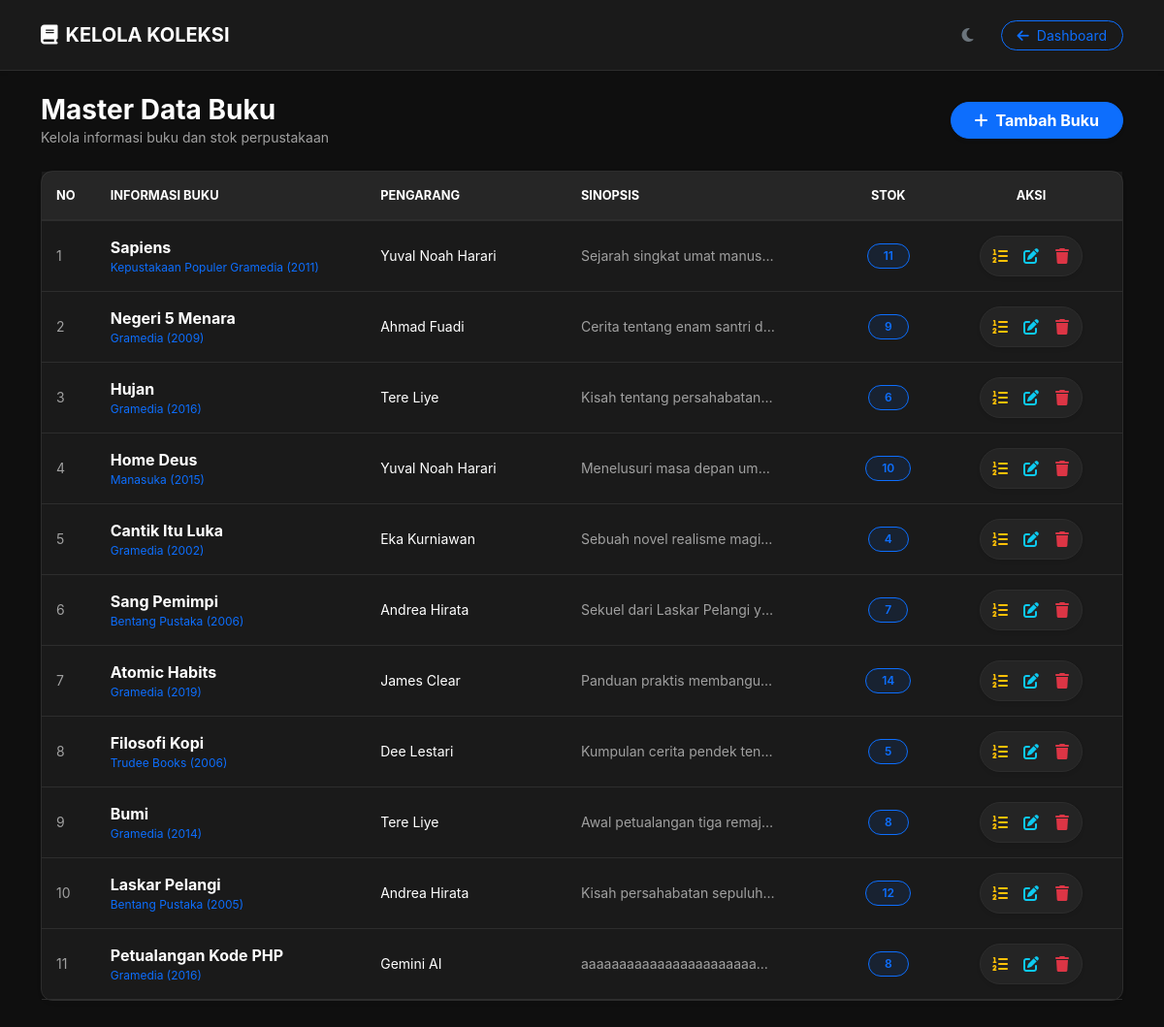
Page /admin/buku.php (signed in) on the committed database.
### tables this page shows
CREATE TABLE `buku` (
  `id` int(11) NOT NULL,
  `judul` varchar(255) NOT NULL,
  `pengarang` varchar(255) NOT NULL,
  `penerbit` varchar(255) DEFAULT NULL,
  `tahun_terbit` year(4) DEFAULT NULL,
  `sinopsis` varchar(1500) NOT NULL,
  `isbn` varchar(50) DEFAULT NULL,
  `stok` int(11) DEFAULT 0
);

### admin/buku.php (the view, shortened to what this page needs)
<?php
include "../config/koneksi.php";
?>
<!DOCTYPE html>
<html lang="id">
<head>
    <link href="https://cdn.jsdelivr.net/npm/bootstrap@5.3.2/dist/css/bootstrap.min.css" rel="stylesheet">
    <link href="https://cdnjs.cloudflare.com/ajax/libs/font-awesome/6.4.2/css/all.min.css" rel="stylesheet">
    <link rel="stylesheet" href="../assets/style.css">
</head>
<body>
<nav class="navbar navbar-expand-lg shadow-sm mb-4">
    <div class="container">
        <span class="navbar-brand fw-bold text-primary"><i class="fas fa-book me-2"></i>KELOLA KOLEKSI</span>
        <div class="ms-auto d-flex align-items-center">
            <button id="theme-toggle" class="btn btn-outline-secondary border-0 rounded-circle me-3">
                <i id="theme-icon" class="fas fa-moon"></i>
            </button>
            <a href="dashboard.php" class="btn btn-outline-primary btn-sm rounded-pill px-3">
                <i class="fas fa-arrow-left me-1"></i> Dashboard
            </a>
        </div>
    </div>
</nav>
<div class="container pb-5">
    <div class="d-flex justify-content-between align-items-center mb-4">
        <div>
            <h3 class="fw-bold mb-0">Master Data Buku</h3>
            <p class="text-secondary small mb-0">Kelola informasi buku dan stok perpustakaan</p>
        </div>
        <button type="button" class="btn btn-primary rounded-pill px-4 shadow-sm fw-bold" data-bs-toggle="modal" data-bs-target="#modalTambah">
            <i class="fas fa-plus me-2"></i>Tambah Buku
        </button>
    </div>
    <div class="card shadow-sm border-0">
        <div class="table-responsive">
            <table class="table table-hover align-middle mb-0">
                <thead>
                    <tr>
                        <th class="px-4 py-3" width="5%">NO</th>
                        <th width="25%">INFORMASI BUKU</th>
                        <th>PENGARANG</th>
                        <th width="25%">SINOPSIS</th>
                        <th class="text-center">STOK</th>
                        <th class="text-center">AKSI</th>
                    </tr>
                </thead>
                <tbody>
                    <?php
                    $no=1;
                    $data = mysqli_query($conn,"SELECT * FROM buku ORDER BY id DESC");
                    while($d = mysqli_fetch_assoc($data)):
                    ?>
                    <tr>
                        <td class="px-4 text-muted small"><?= $no++ ?></td>
                        <td>
                            <div class="fw-bold"><?= htmlspecialchars($d['judul']) ?></div>
                            <div class="text-primary small" style="font-size: 0.75rem;"><?= htmlspecialchars($d['penerbit']) ?> (<?= $d['tahun_terbit'] ?>)</div>
                        </td>
                        <td class="small"><?= htmlspecialchars($d['pengarang']) ?></td>
                        <td>
                            <div class="text-secondary small text-truncate" style="max-width: 200px;">
                                <?= htmlspecialchars($d['sinopsis'] ?: 'Tidak ada sinopsis.') ?>
                            </div>
                        </td>
                        <td class="text-center">
                            <span class="badge rounded-pill stok-badge px-3">
                                <?= $d['stok'] ?>
                            </span>
                        </td>
                        <td class="text-center">
                            <div class="btn-action-group shadow-sm">
                                <a href="isi_buku.php?id_buku=<?= $d['id'] ?>" class="btn-action" title="Isi Buku">
                                    <i class="fas fa-list-ol text-warning"></i>
                                </a>
                                <a href="edit_buku.php?id=<?= $d['id'] ?>" class="btn-action" title="Edit">
                                    <i class="fas fa-edit text-info"></i>
                                </a>
                                <a href="?hapus=<?= $d['id'] ?>" class="btn-action" onclick="return confirm('Hapus buku ini?')" title="Hapus">
                                    <i class="fas fa-trash text-danger"></i>
                                </a>
                            </div>
                        </td>
                    </tr>
                    <?php endwhile; ?>
                </tbody>
            </table>
        </div>
    </div>
</div>
</body>
</html>

### assets/style.css (style rules this page uses)
:root { --bg-body: #0f0f0f; --bg-card: #1a1a1a; --bg-input: #242424; --text-main: #ffffff; --text-muted: #a0a0a0; --border-color: #2d2d2d; --nav-bg: #1a1a1a; --primary-blue: #0d6efd; --accent-shadow: rgba(0, 0, 0, 0.5); }
body { background-color: var(--bg-body) !important; color: var(--text-main) !important; font-family: 'Inter', 'Segoe UI', Roboto, sans-serif; transition: background 0.4s cubic-bezier(0.4, 0, 0.2, 1), color 0.4s cubic-bezier(0.4, 0, 0.2, 1); margin: 0; overflow-x: hidden; }
h1, h2, h3, h4, h5, h6, .fw-bold { color: var(--text-main) !important; }
.card, .book-card, .stat-card, .bg-dark-card { background-color: var(--bg-card) !important; border: 1px solid var(--border-color) !important; color: var(--text-main) !important; border-radius: 12px; transition: transform 0.3s ease, box-shadow 0.3s ease, background 0.4s, border 0.4s; }
.navbar { background-color: var(--nav-bg) !important; border-bottom: 1px solid var(--border-color) !important; padding: 1rem 1.5rem; }
.table, .table-responsive, .table > :not(caption) > * > *, .table-hover tbody tr:hover > * { background-color: transparent !important; color: var(--text-main) !important; box-shadow: none !important; }
.table thead th { background-color: rgba(255, 255, 255, 0.05) !important; border-bottom: 2px solid var(--border-color) !important; color: var(--text-main) !important; text-transform: uppercase; font-size: 0.8rem; padding: 15px !important; }
.table tbody td { border-bottom: 1px solid var(--border-color) !important; padding: 15px !important; }
.table .text-muted, .table .text-secondary { color: var(--text-muted) !important; }
.text-secondary { color: var(--text-muted) !important; }
.badge { padding: 0.5em 0.8em; border-radius: 6px; }
#theme-toggle { cursor: pointer; transition: transform 0.3s ease; }

### admin/buku.php (style rules this page uses)
.btn-action-group { background: var(--bg-input); border: 1px solid var(--border-color); padding: 4px; border-radius: 50px; display: inline-flex; }
.btn-action { width: 32px; height: 32px; display: flex; align-items: center; justify-content: center; border-radius: 50%; transition: all 0.2s; color: var(--text-main); text-decoration: none; }
.stok-badge { background: rgba(13, 110, 253, 0.1); color: var(--primary-blue); border: 1px solid var(--primary-blue); font-weight: 600; }

### rows in the picture
buku: judul "Sapiens", penerbit "Kepustakaan Populer Gramedia", tahun_terbit "2011", pengarang "Yuval Noah Harari", sinopsis "Sejarah singkat umat manus…", stok "11"
buku: judul "Negeri 5 Menara", penerbit "Gramedia", tahun_terbit "2009", pengarang "Ahmad Fuadi", sinopsis "Cerita tentang enam santri d…", stok "9"
buku: judul "Hujan", penerbit "Gramedia", tahun_terbit "2016", pengarang "Tere Liye", sinopsis "Kisah tentang persahabatan…", stok "6"
buku: judul "Home Deus", penerbit "Manasuka", tahun_terbit "2015", pengarang "Yuval Noah Harari", sinopsis "Menelusuri masa depan um…", stok "10"
buku: judul "Cantik Itu Luka", penerbit "Gramedia", tahun_terbit "2002", pengarang "Eka Kurniawan", sinopsis "Sebuah novel realisme magi…", stok "4"
buku: judul "Sang Pemimpi", penerbit "Bentang Pustaka", tahun_terbit "2006", pengarang "Andrea Hirata", sinopsis "Sekuel dari Laskar Pelangi y…", stok "7"
buku: judul "Atomic Habits", penerbit "Gramedia", tahun_terbit "2019", pengarang "James Clear", sinopsis "Panduan praktis membangu…", stok "14"
buku: judul "Filosofi Kopi", penerbit "Trudee Books", tahun_terbit "2006", pengarang "Dee Lestari", sinopsis "Kumpulan cerita pendek ten…", stok "5"
buku: judul "Bumi", penerbit "Gramedia", tahun_terbit "2014", pengarang "Tere Liye", sinopsis "Awal petualangan tiga remaj…", stok "8"
buku: judul "Laskar Pelangi", penerbit "Bentang Pustaka", tahun_terbit "2005", pengarang "Andrea Hirata", sinopsis "Kisah persahabatan sepuluh…", stok "12"
buku: judul "Petualangan Kode PHP", penerbit "Gramedia", tahun_terbit "2016", pengarang "Gemini AI", sinopsis "aaaaaaaaaaaaaaaaaaaaaaa…", stok "8"
